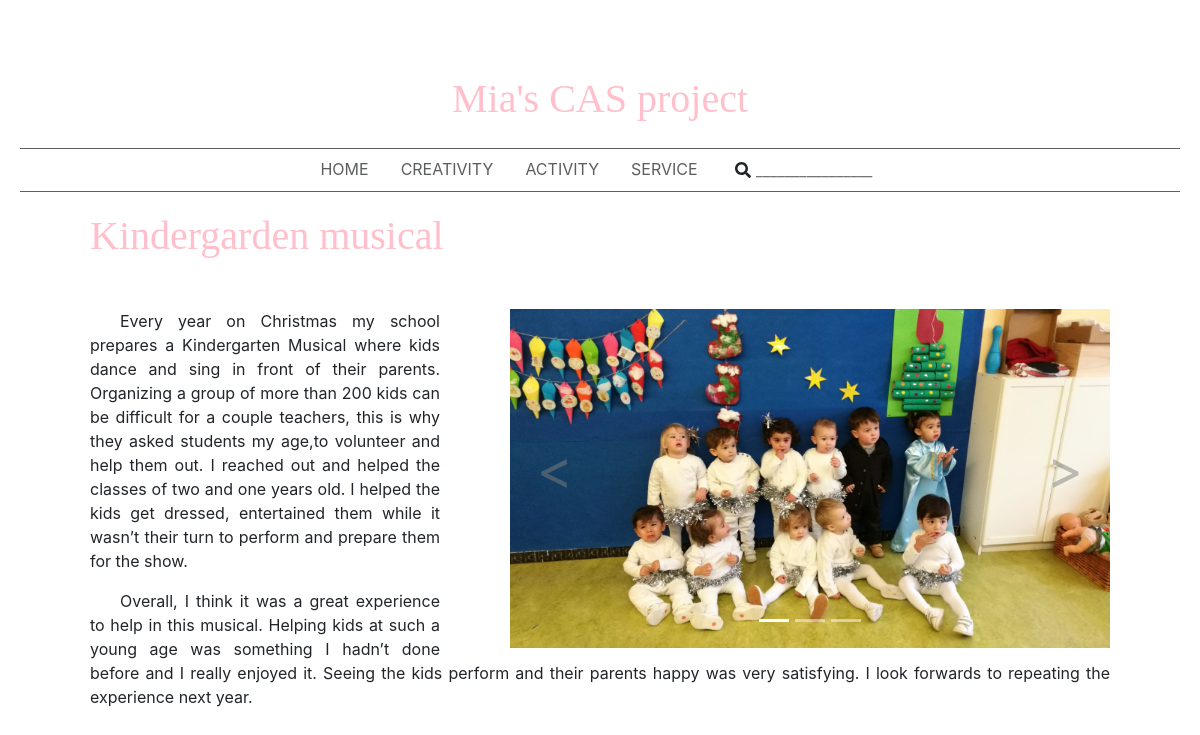
Screenshot of /post/8 with the database file from the repository.
### tables this page shows
CREATE TABLE "posts"(
	"post_id"       Integer NOT NULL PRIMARY KEY AUTOINCREMENT,
	"post_text"     Text NOT NULL,
	"post_img_name" Text NOT NULL,
	"post_title"    Text NOT NULL,
	"post_date"     Date );

CREATE TABLE "post_images"(
	"post_id"   Integer NOT NULL,
	"img_name"  Text NOT NULL,
	"img_order" Integer NOT NULL );

### application.py (the view)
@application.route('/post/<post_id>')
def post(post_id):
    conn_c = get_db_connection()
    conn_c.execute('SELECT * FROM posts WHERE post_id=?', (post_id,))
    post_info = conn_c.fetchone()
    conn_c.execute('SELECT * FROM post_images WHERE post_id=? ORDER BY img_order', (post_id,))
    imgs_info = conn_c.fetchall()
    num_imgs  = len(imgs_info)
    return render_template('post.html', post_text=post_info['post_text'],
                                        post_title=post_info['post_title'],
                                        post_date=post_info['post_date'],
                                        post_imgs=imgs_info,
                                        num_imgs=num_imgs)

### application.py (called while the page is built)
def get_db_connection():
    import sqlite3
    conn = sqlite3.connect('database.db')
    conn.row_factory = sqlite3.Row
    conn_c = conn.cursor()
    return conn_c

### templates/post.html (shortened to what this page needs)
{% extends "layout.html" %}
{% block content %}
  <h1 class="post_h1">{{ post_title }}</h1>
  <br/>
  <div id="carouselExampleIndicators" class="carousel slide" data-ride="carousel">
    <ol class="carousel-indicators">
      {% for i in range(num_imgs) %}
        <li data-target="#carouselExampleIndicators" data-slide-to="{{i}}" {% if i == 0 %}class="active"{% endif %}></li>
      {% endfor %}
    </ol>
    <div class="carousel-inner">
      {% for img in post_imgs %}
        <div class="carousel-item {% if loop.index == 1 %}active{% endif %}">
          <img class="d-block w-100" src="../static/img/{{img['img_name']}}">
        </div>
      {% endfor %}
    </div>
    {% if post_imgs|length > 1 %}
      <a class="carousel-control-prev" href="#carouselExampleIndicators" role="button" data-slide="prev">
        <span class="carousel-control-prev-icon" aria-hidden="true"></span>
      </a>
      <a class="carousel-control-next" href="#carouselExampleIndicators" role="button" data-slide="next">
        <span class="carousel-control-next-icon" aria-hidden="true"></span>
      </a>
    {% endif %}
  </div>
  <div class="post_p">{{ post_text|safe }}</div>
{% endblock %}

### static/css/main.css (style rules this page uses)
h1 { font-family: "Palatino Linotype", "Book Antiqua", Palatino, serif; color: pink; margin-bottom: 25px; }
img { opacity: 1; object-fit: contain; }
.post_p { text-align: justify; margin-left: 70px; margin-right: 70px; }
.post_p p { text-indent: 30px; }
.post_h1 { margin-left: 70px; margin-right: 70px; }
#carouselExampleIndicators { float: right; width: 600px; margin-left: 70px; margin-right: 70px; }
.carousel-control-prev-icon, .carousel-control-next-icon { height: 100px; width: 100px; outline: black; background-size: 100%, 100%; background-image: none; }
.carousel-control-next-icon:after { content: '>'; font-size: 55px; color: gray; }
.carousel-control-prev-icon:after { content: '<'; font-size: 55px; color: gray; }

### rows the page displays
posts: post_title "Kindergarden musical", post_text "Every year on Christmas my school prepares a Kindergarten Musical where kids dance and sing in front of their parents. Organizing a group of more than 200 kids can be difficult for a couple teachers, this is why they asked students my age,to volunteer and help them out. I reached out and helped the classes of two and one years old. I helped the kids get dressed, entertained them while it wasn’t their turn to perform and prepare them for the show. Overall, I think it was a great experience to help in this musical. Helping kids at such a young age was something I hadn’t done before and I really enjoyed it. Seeing the kids perform and their parents happy was very satisfying. I look forwards to…"
post_images: img_name (picture)
